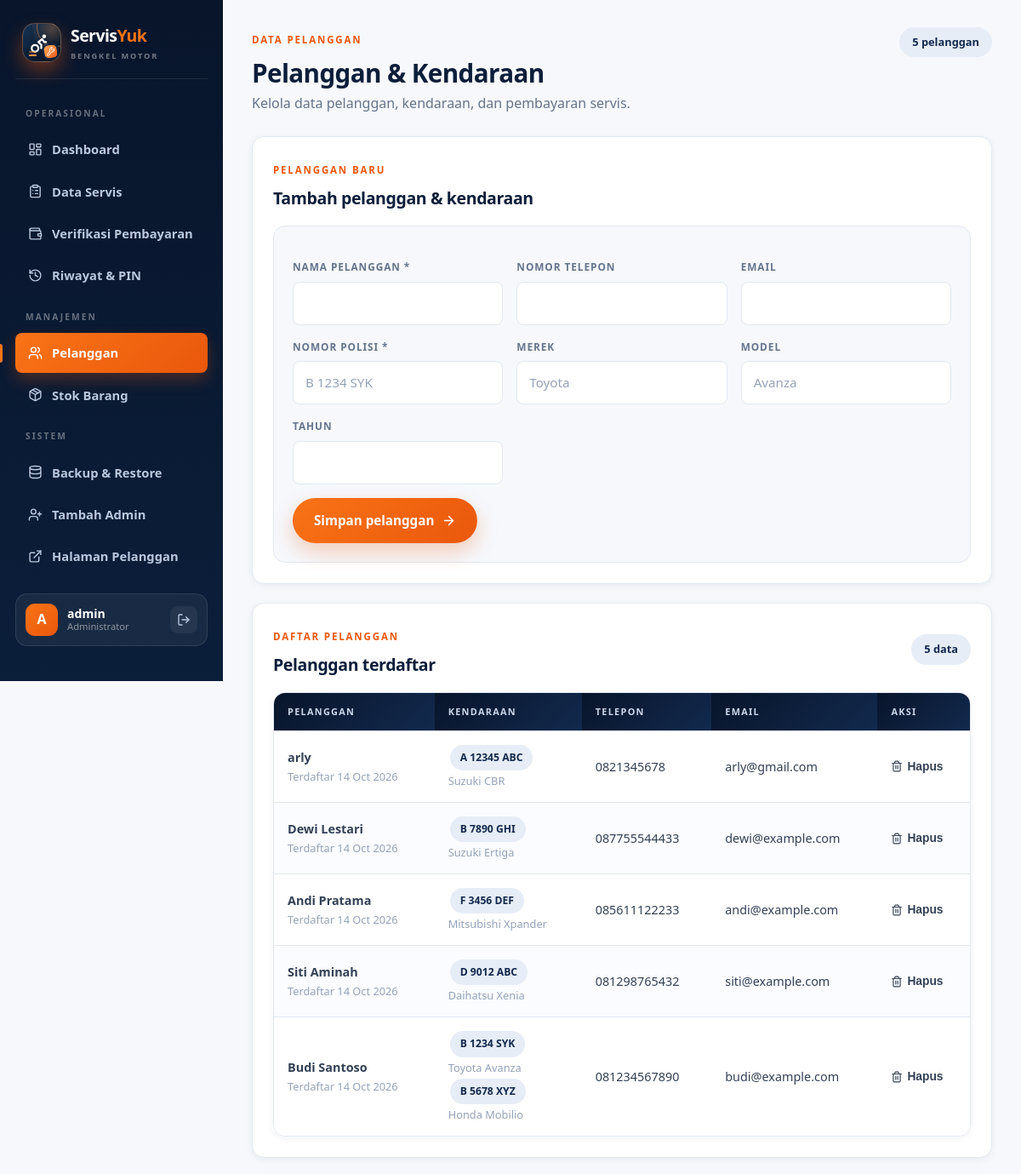
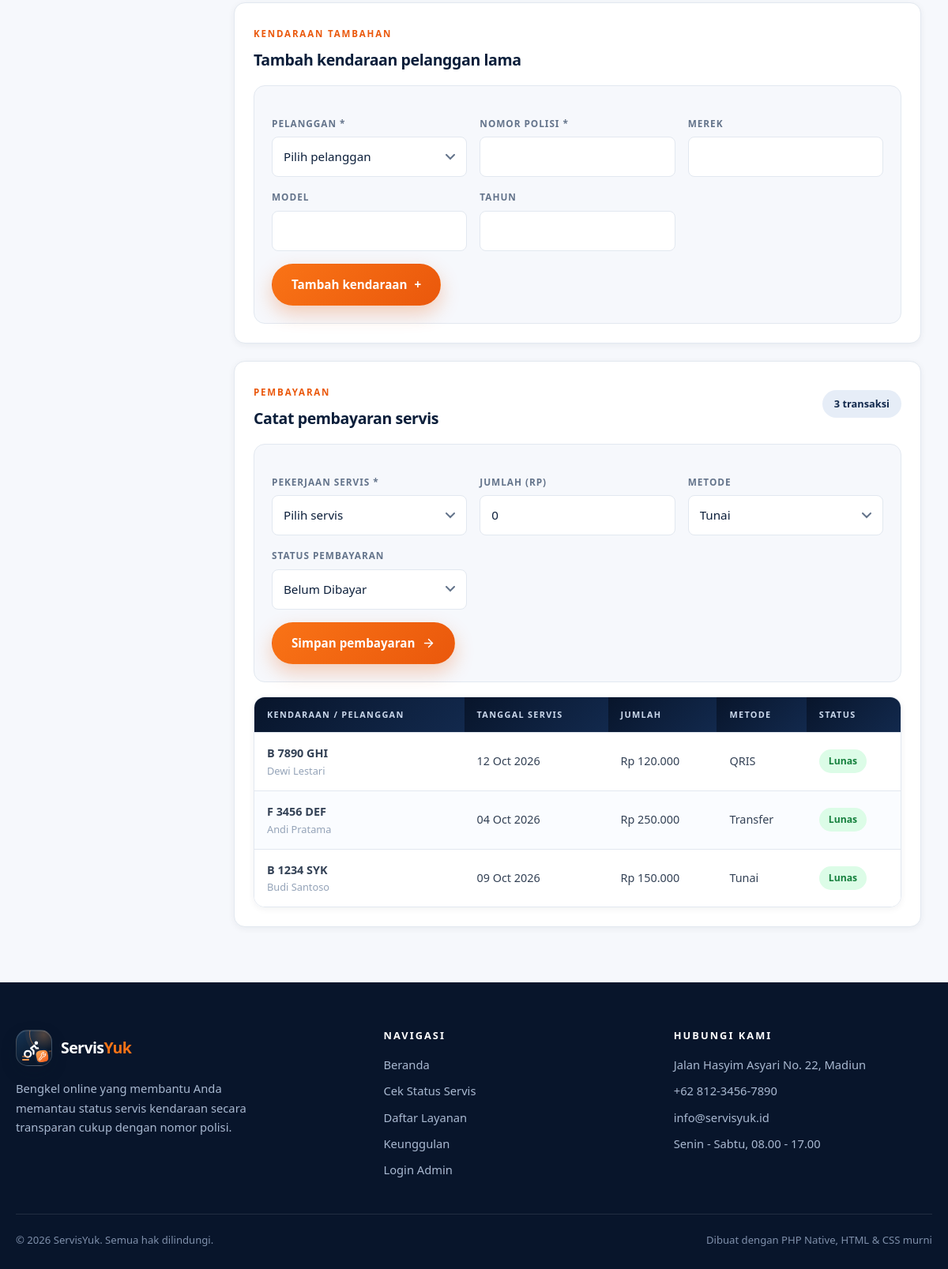
/backend/admin/pelanggan.php (signed in), run on the app's committed database (2 pictures, top to bottom).
### tables this page shows
CREATE TABLE IF NOT EXISTS customers (
 id INT UNSIGNED AUTO_INCREMENT PRIMARY KEY,
 name VARCHAR(120) NOT NULL,
 phone VARCHAR(30) DEFAULT NULL,
 email VARCHAR(120) DEFAULT NULL,
 created_at TIMESTAMP DEFAULT CURRENT_TIMESTAMP
);

CREATE TABLE IF NOT EXISTS vehicles (
 id INT UNSIGNED AUTO_INCREMENT PRIMARY KEY,
 customer_id INT UNSIGNED NOT NULL,
 plate_number VARCHAR(20) NOT NULL,
 brand VARCHAR(80) DEFAULT NULL,
 model VARCHAR(80) DEFAULT NULL,
 year SMALLINT UNSIGNED DEFAULT NULL,
 created_at TIMESTAMP DEFAULT CURRENT_TIMESTAMP,
 UNIQUE KEY unique_plate_number (plate_number),
 CONSTRAINT fk_vehicles_customer FOREIGN KEY (customer_id) REFERENCES customers(id) ON DELETE CASCADE
);

CREATE TABLE IF NOT EXISTS payments (
 id INT UNSIGNED AUTO_INCREMENT PRIMARY KEY,
 service_record_id INT UNSIGNED NOT NULL,
 amount DECIMAL(12,2) NOT NULL DEFAULT 0,
 method ENUM('Tunai','Transfer','Kartu','QRIS') NOT NULL DEFAULT 'Tunai',
 status ENUM('Belum Dibayar','Menunggu Verifikasi','Lunas','Ditolak') NOT NULL DEFAULT 'Belum Dibayar',
 paid_at DATETIME DEFAULT NULL,
 proof_path VARCHAR(255) DEFAULT NULL,
 verified_at DATETIME DEFAULT NULL,
 verified_by INT UNSIGNED DEFAULT NULL,
 note VARCHAR(255) DEFAULT NULL,
 created_at TIMESTAMP DEFAULT CURRENT_TIMESTAMP,
 UNIQUE KEY unique_payment_service_record (service_record_id),
 CONSTRAINT fk_payments_service_record FOREIGN KEY (service_record_id) REFERENCES service_records(id) ON DELETE CASCADE
);

CREATE TABLE IF NOT EXISTS service_records (
 id INT UNSIGNED AUTO_INCREMENT PRIMARY KEY,
 vehicle_id INT UNSIGNED NOT NULL,
 service_type_id INT UNSIGNED DEFAULT NULL,
 description TEXT DEFAULT NULL,
 status ENUM('Menunggu Pemeriksaan','Sedang Diperbaiki','Menunggu Suku Cadang','Selesai','Siap Diambil','Dibatalkan') NOT NULL DEFAULT 'Menunggu Pemeriksaan',
 service_date DATE NOT NULL,
 estimated_done DATETIME DEFAULT NULL,
 cost DECIMAL(12,2) NOT NULL DEFAULT 0,
 completed_at DATETIME DEFAULT NULL,
 created_at TIMESTAMP DEFAULT CURRENT_TIMESTAMP,
 KEY idx_service_records_vehicle (vehicle_id),
 KEY idx_service_records_status (status),
 CONSTRAINT fk_service_records_vehicle FOREIGN KEY (vehicle_id) REFERENCES vehicles(id) ON DELETE CASCADE,
 CONSTRAINT fk_service_records_type FOREIGN KEY (service_type_id) REFERENCES service_types(id) ON DELETE SET NULL
);

### backend/includes/functions.php (called while the page is built, shortened)
<?php
require_once __DIR__ . '/icons.php';
function e(mixed $value): string
{
    return htmlspecialchars((string) ($value ?? ''), ENT_QUOTES | ENT_SUBSTITUTE, 'UTF-8');
}
function rupiah(float|int|string|null $amount): string
{
    return 'Rp ' . number_format((float) $amount, 0, ',', '.');
}
function status_class(string $status): string
{
    return match ($status) {
        'Selesai', 'Siap Diambil', 'Lunas' => 'status-success',
        'Menunggu Pemeriksaan', 'Menunggu Suku Cadang', 'Belum Dibayar' => 'status-pending',
        'Sedang Diperbaiki', 'Menunggu Verifikasi' => 'status-info',
        'Dibatalkan', 'Ditolak', 'Tidak Ditemukan' => 'status-muted',
        default => 'status-info',
    };
}
function payment_statuses(): array
{
    return ['Belum Dibayar', 'Menunggu Verifikasi', 'Lunas', 'Ditolak'];
}

### backend/admin/pelanggan.php (the view, shortened to what this page needs)
<?php
require_once __DIR__ . '/../includes/functions.php';
$pdo = db();
$customers = $pdo->query(
    'SELECT c.id, c.name, c.phone, c.email, c.created_at,
            COUNT(v.id) AS vehicle_count
     FROM customers c
     LEFT JOIN vehicles v ON v.customer_id = c.id
     GROUP BY c.id
     ORDER BY c.id DESC'
)->fetchAll();
$vehicles = $pdo->query(
    'SELECT v.id, v.plate_number, v.brand, v.model, v.year, v.customer_id, c.name AS customer_name
     FROM vehicles v JOIN customers c ON c.id = v.customer_id
     ORDER BY v.plate_number'
)->fetchAll();
$records = $pdo->query(
    'SELECT sr.id, sr.service_date, sr.cost, sr.status, v.plate_number, c.name AS customer_name
     FROM service_records sr
     JOIN vehicles v ON v.id = sr.vehicle_id
     JOIN customers c ON c.id = v.customer_id
     ORDER BY sr.service_date DESC, sr.id DESC'
)->fetchAll();
$payments = $pdo->query(
    'SELECT p.id, p.service_record_id, p.amount, p.method, p.status, p.paid_at,
            v.plate_number, c.name AS customer_name, sr.service_date
     FROM payments p
     JOIN service_records sr ON sr.id = p.service_record_id
     JOIN vehicles v ON v.id = sr.vehicle_id
     JOIN customers c ON c.id = v.customer_id
     ORDER BY p.id DESC'
)->fetchAll();
$vehiclesByCustomer = [];
foreach ($vehicles as $vehicle) {
    $vehiclesByCustomer[(int) $vehicle['customer_id']][] = $vehicle;
}
require __DIR__ . '/../includes/header.php';
?>
<div class="dashboard-shell">
<?php require __DIR__ . '/includes/sidebar.php'; ?>
<div class="dashboard-content">
    <div class="dashboard-topline">
        <div>
            <span class="eyebrow">DATA PELANGGAN</span>
            <h1>Pelanggan &amp; Kendaraan</h1>
            <p>Kelola data pelanggan, kendaraan, dan pembayaran servis.</p>
        </div>
        <span class="date-chip"><?= count($customers) ?> pelanggan</span>
    </div>
    <section class="admin-section">
        <div class="section-heading"><div><span class="eyebrow">PELANGGAN BARU</span><h2>Tambah pelanggan &amp; kendaraan</h2></div></div>
        <form class="admin-form form-card" method="post">
            <div class="form-grid">
                <div><label>NAMA PELANGGAN *</label><input class="text-input" name="name" required></div>
                <div><label>NOMOR TELEPON</label><input class="text-input" name="phone" type="tel"></div>
                <div><label>EMAIL</label><input class="text-input" name="email" type="email"></div>
                <div><label>NOMOR POLISI *</label><input class="text-input" name="plate_number" placeholder="B 1234 SYK" required></div>
                <div><label>MEREK</label><input class="text-input" name="brand" placeholder="Toyota"></div>
                <div><label>MODEL</label><input class="text-input" name="model" placeholder="Avanza"></div>
                <div><label>TAHUN</label><input class="text-input" name="year" type="number" min="1900" max="<?= date('Y') + 1 ?>"></div>
            </div>
            <button class="button button-primary" type="submit">Simpan pelanggan <?= icon('arrow-right') ?></button>
        </form>
    </section>
    <section class="admin-section">
        <div class="section-heading">
            <div><span class="eyebrow">DAFTAR PELANGGAN</span><h2>Pelanggan terdaftar</h2></div>
            <span class="count-chip"><?= count($customers) ?> data</span>
        </div>
        <div class="table-wrap">
            <table>
                <thead><tr><th>PELANGGAN</th><th>KENDARAAN</th><th>TELEPON</th><th>EMAIL</th><th>AKSI</th></tr></thead>
                <tbody>
                    <?php foreach ($customers as $customer): ?>
                        <tr>
                            <td><strong><?= e($customer['name']) ?></strong><small class="table-sub">Terdaftar <?= e(date('d M Y', strtotime($customer['created_at']))) ?></small></td>
                            <td>
                                <?php $list = $vehiclesByCustomer[(int) $customer['id']] ?? []; ?>
                                <?php if (!$list): ?>
                                    <span class="text-muted">Belum ada kendaraan</span>
                                <?php else: ?>
                                    <?php foreach ($list as $vehicle): ?>
                                        <span class="status-badge status-info" style="margin:2px"><?= e($vehicle['plate_number']) ?></span>
                                        <small class="table-sub"><?= e(trim(($vehicle['brand'] ?? '') . ' ' . ($vehicle['model'] ?? ''))) ?></small>
                                    <?php endforeach; ?>
                                <?php endif; ?>
                            </td>
                            <td><?= e($customer['phone'] ?: '—') ?></td>
                            <td><?= e($customer['email'] ?: '—') ?></td>
                            <td>
                                <form method="post" class="inline-stock-form" data-confirm="Hapus pelanggan ini beserta kendaraan dan seluruh riwayat servisnya?">
                                    <button class="text-button" type="submit" style="color:var(--red)"><?= icon('trash-2') ?> Hapus</button>
                                </form>
                            </td>
                        </tr>
                    <?php endforeach; ?>
                </tbody>
            </table>
        </div>
    </section>
    <section class="admin-section">
        <div class="section-heading"><div><span class="eyebrow">KENDARAAN TAMBAHAN</span><h2>Tambah kendaraan pelanggan lama</h2></div></div>
        <?php if (!$customers): ?>
            <div class="inline-note">Tambahkan pelanggan terlebih dahulu.</div>
        <?php else: ?>
            <form class="admin-form form-card" method="post">
                <div class="form-grid">
                    <div>
                        <label>PELANGGAN *</label>
                        <select class="text-input" name="customer_id" required>
                            <option value="">Pilih pelanggan</option>
                        </select>
                    </div>
                    <div><label>NOMOR POLISI *</label><input class="text-input" name="plate_number" required></div>
                    <div><label>MEREK</label><input class="text-input" name="brand"></div>
                    <div><label>MODEL</label><input class="text-input" name="model"></div>
                    <div><label>TAHUN</label><input class="text-input" name="year" type="number" min="1900" max="<?= date('Y') + 1 ?>"></div>
                </div>
                <button class="button button-primary" type="submit">Tambah kendaraan <span>+</span></button>
            </form>
        <?php endif; ?>
    </section>
    <section class="admin-section">
        <div class="section-heading"><div><span class="eyebrow">PEMBAYARAN</span><h2>Catat pembayaran servis</h2></div><span class="count-chip"><?= count($payments) ?> transaksi</span></div>
        <form class="admin-form form-card" method="post">
            <?php if (!$records): ?>
                <div class="inline-note">Tambahkan catatan servis terlebih dahulu melalui menu Data Servis.</div>
            <?php else: ?>
                <div class="form-grid">
                    <div>
                        <label>PEKERJAAN SERVIS *</label>
                        <select class="text-input" name="payment_service_id" required>
                            <option value="">Pilih servis</option>
                        </select>
                    </div>
                    <div><label>JUMLAH (RP)</label><input class="text-input" name="amount" type="number" min="0" step="1000" value="0"></div>
                    <div>
                        <label>METODE</label>
                        <select class="text-input" name="payment_method"><?php foreach (['Tunai', 'Transfer', 'Kartu', 'QRIS'] as $method): ?><option><?= e($method) ?></option><?php endforeach; ?></select>
                    </div>
                    <div>
                        <label>STATUS PEMBAYARAN</label>
                        <select class="text-input" name="payment_status"><?php foreach (payment_statuses() as $paymentStatus): ?><option><?= e($paymentStatus) ?></option><?php endforeach; ?></select>
                    </div>
                </div>
                <button class="button button-primary" type="submit">Simpan pembayaran <?= icon('arrow-right') ?></button>
            <?php endif; ?>
        </form>
        <div class="table-wrap" style="margin-top:18px">
            <table>
                <thead><tr><th>KENDARAAN / PELANGGAN</th><th>TANGGAL SERVIS</th><th>JUMLAH</th><th>METODE</th><th>STATUS</th></tr></thead>
                <tbody>
                    <?php foreach ($payments as $payment): ?>
                        <tr>
                            <td><strong><?= e($payment['plate_number']) ?></strong><small class="table-sub"><?= e($payment['customer_name']) ?></small></td>
                            <td><?= e(date('d M Y', strtotime($payment['service_date']))) ?></td>
                            <td><?= rupiah($payment['amount']) ?></td>
                            <td><?= e($payment['method']) ?></td>
                            <td><span class="status-badge <?= status_class($payment['status']) ?>"><?= e($payment['status']) ?></span></td>
                        </tr>
                    <?php endforeach; ?>
                </tbody>
            </table>
        </div>
    </section>
</div>
</div>
<?php require __DIR__ . '/../includes/footer.php'; ?>

### backend/includes/icons.php (shortened to what this page needs)
<?php
function icon(string $name, string $class = ''): string
{
    $name = preg_replace('/[^a-z0-9-]/', '', strtolower($name)) ?? '';
    $class = $class !== '' ? ' icon ' . trim($class) : ' icon';
    return '<svg class="' . trim($class) . '" aria-hidden="true" focusable="false">'
        . '<use href="#ic-' . $name . '"></use></svg>';
}

### data on the page
customers: name "arly", created_at "14 Oct 2026", phone "0821345678", email "arly@gmail.com"
vehicles: plate_number "A 12345 ABC", brand+model "Suzuki CBR"
customers: name "Dewi Lestari", created_at "14 Oct 2026", phone "087755544433", email "dewi@example.com"
vehicles: plate_number "B 7890 GHI", brand+model "Suzuki Ertiga"
customers: name "Andi Pratama", created_at "14 Oct 2026", phone "085611122233", email "andi@example.com"
vehicles: plate_number "F 3456 DEF", brand+model "Mitsubishi Xpander"
customers: name "Siti Aminah", created_at "14 Oct 2026", phone "081298765432", email "siti@example.com"
vehicles: plate_number "D 9012 ABC", brand+model "Daihatsu Xenia"
customers: name "Budi Santoso", created_at "14 Oct 2026", phone "081234567890", email "budi@example.com"
vehicles: plate_number "B 1234 SYK", brand+model "Toyota Avanza"
vehicles: plate_number "B 5678 XYZ", brand+model "Honda Mobilio"
payments: vehicles.plate_number "B 7890 GHI", customers.name "Dewi Lestari", service_record.service_date "12 Oct 2026", amount "Rp 120.000", method "QRIS", status "Lunas"
payments: vehicles.plate_number "F 3456 DEF", customers.name "Andi Pratama", service_record.service_date "04 Oct 2026", amount "Rp 250.000", method "Transfer", status "Lunas"
payments: vehicles.plate_number "B 1234 SYK", customers.name "Budi Santoso", service_record.service_date "09 Oct 2026", amount "Rp 150.000", method "Tunai", status "Lunas"

### other printed values
$label "OPERASIONAL"
$item[2] "Dashboard"
$item[2] "Data Servis"
$item[2] "Verifikasi Pembayaran"
$item[2] "Riwayat & PIN"
$label "MANAJEMEN"
$item[2] "Pelanggan"
$item[2] "Stok Barang"
$label "SISTEM"
$item[2] "Backup & Restore"
$item[2] "Tambah Admin"
$item[2] "Halaman Pelanggan"
$adminInitial "A"
$adminName "admin"
count($customers) "5"
